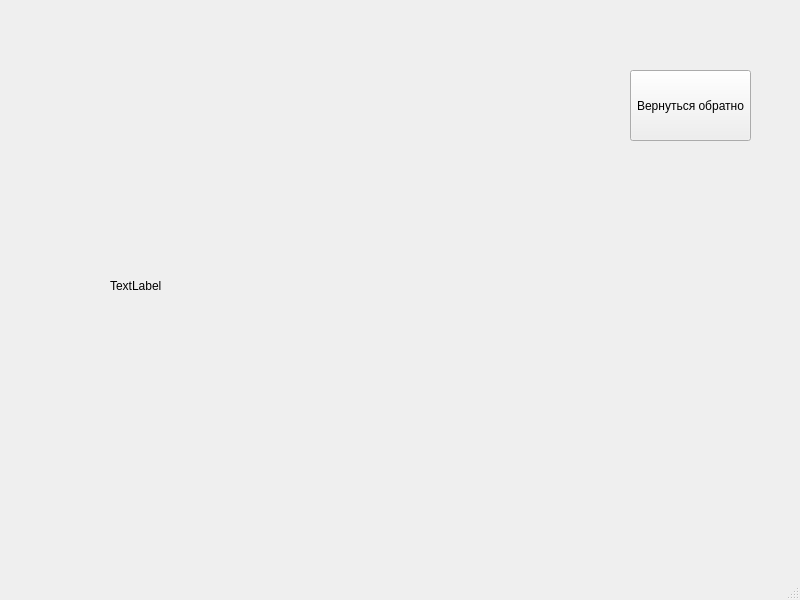
<?xml version="1.0" encoding="UTF-8"?>
<ui version="4.0">
 <class>MainWindow</class>
 <widget class="QMainWindow" name="MainWindow">
  <property name="geometry">
   <rect>
    <x>0</x>
    <y>0</y>
    <width>800</width>
    <height>600</height>
   </rect>
  </property>
  <property name="windowTitle">
   <string>MainWindow</string>
  </property>
  <widget class="QWidget" name="centralwidget">
   <widget class="QLabel" name="label">
    <property name="geometry">
     <rect>
      <x>110</x>
      <y>200</y>
      <width>631</width>
      <height>171</height>
     </rect>
    </property>
    <property name="text">
     <string>TextLabel</string>
    </property>
   </widget>
   <widget class="QPushButton" name="pushButton">
    <property name="geometry">
     <rect>
      <x>630</x>
      <y>70</y>
      <width>121</width>
      <height>71</height>
     </rect>
    </property>
    <property name="text">
     <string>Вернуться обратно</string>
    </property>
   </widget>
  </widget>
  <widget class="QMenuBar" name="menubar">
   <property name="geometry">
    <rect>
     <x>0</x>
     <y>0</y>
     <width>800</width>
     <height>26</height>
    </rect>
   </property>
  </widget>
  <widget class="QStatusBar" name="statusbar"/>
 </widget>
 <resources/>
 <connections/>
</ui>
